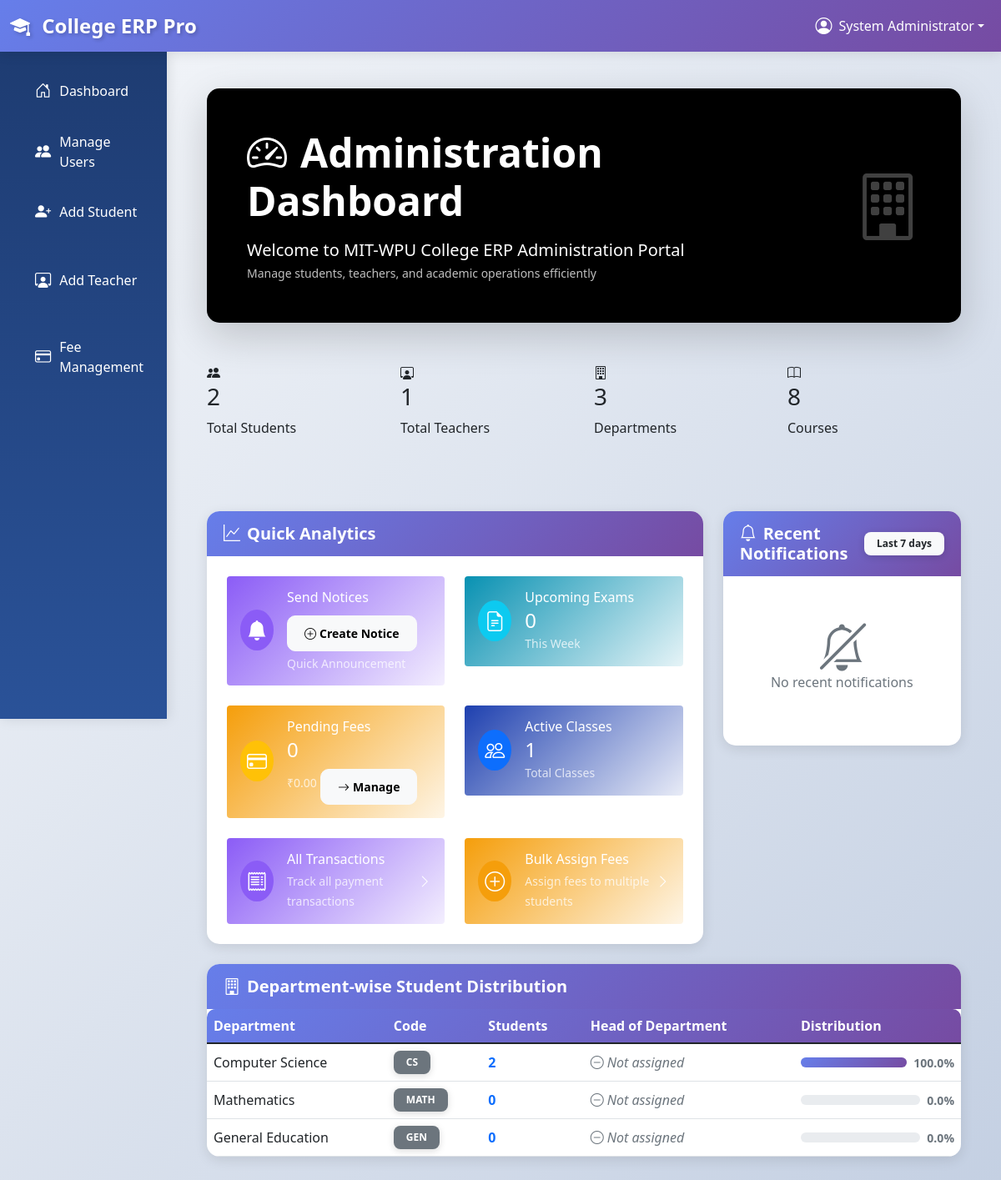
Before: /administration/dashboard/ (signed in) with the older database file.
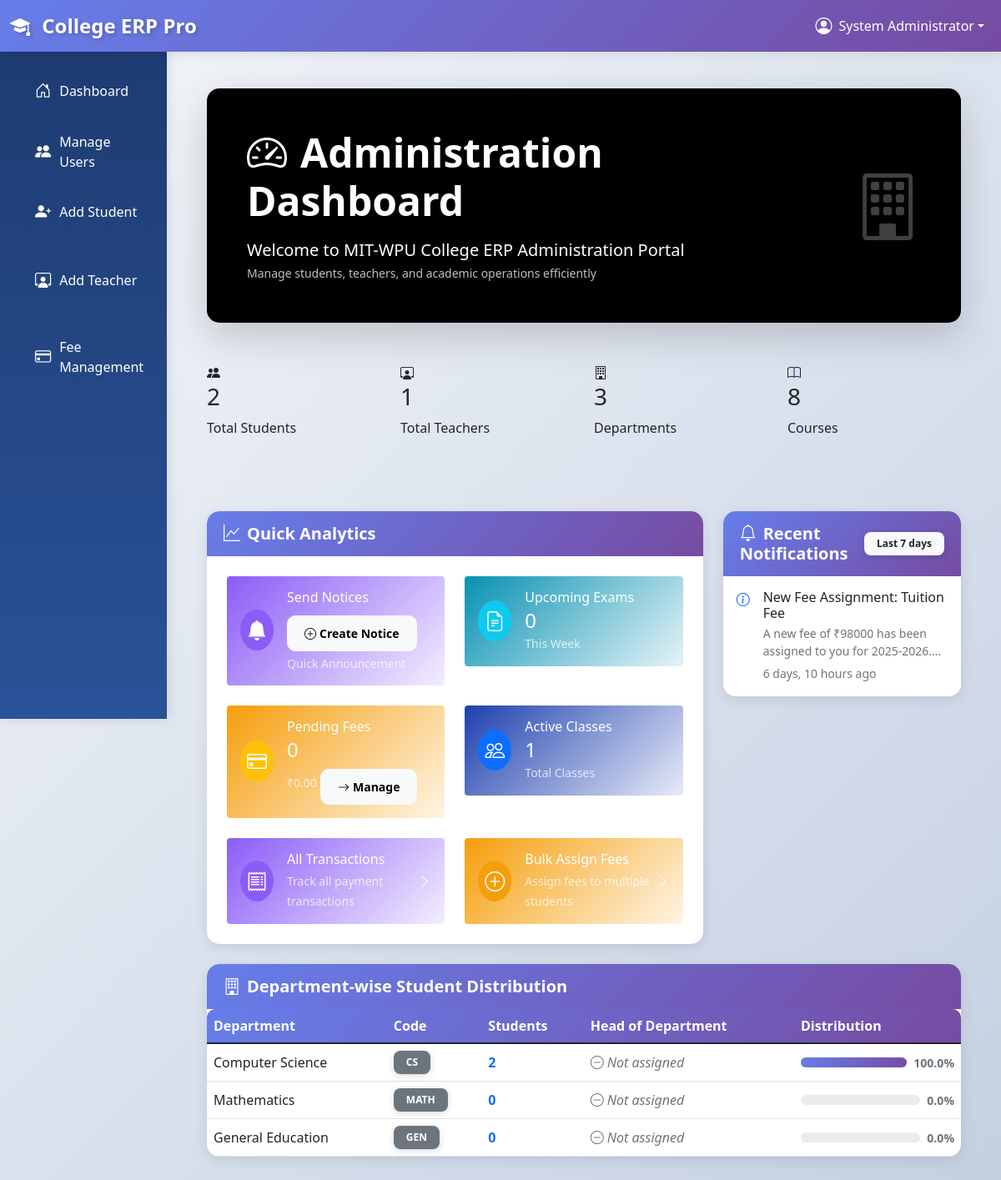
After: the same page with the newer database file.
### academics/models.py (models this page shows, shortened)
class Department(models.Model):
    name = models.CharField(max_length=100)
    code = models.CharField(max_length=10, unique=True)
    head = models.ForeignKey(
        settings.AUTH_USER_MODEL,
        on_delete=models.SET_NULL,
        null=True,
        blank=True,
        related_name='headed_departments'
    )
    description = models.TextField(blank=True)
    created_at = models.DateTimeField(auto_now_add=True)

### students/models.py (models this page shows, shortened)
class Notification(models.Model):
    NOTIFICATION_TYPES = [
        ('general', 'General'),
        ('academic', 'Academic'),
        ('exam', 'Exam'),
        ('fee', 'Fee'),
        ('event', 'Event'),
        ('announcement', 'Announcement'),
        ('alert', 'Alert'),
    ]
    title = models.CharField(max_length=200)
    message = models.TextField()
    notification_type = models.CharField(max_length=20, choices=NOTIFICATION_TYPES)
    target_audience = models.CharField(
        max_length=20,
        choices=[
            ('all', 'All'),
            ('all_students', 'All Students'),
            ('all_teachers', 'All Teachers'),
            ('class', 'Specific Class'),
            ('department', 'Specific Department'),
            ('individual_student', 'Individual Student'),
            ('individual_teacher', 'Individual Teacher'),
        ],
        default='all'
    )
    target_class = models.ForeignKey(
        Class,
        on_delete=models.CASCADE,
        null=True,
        blank=True
    )
    target_department = models.ForeignKey(
        Department,
        on_delete=models.CASCADE,
        null=True,
        blank=True
    )
    target_student = models.ForeignKey(
        Student,
        on_delete=models.CASCADE,
        null=True,
        blank=True,
        related_name='notifications'
    )
    target_teacher = models.ForeignKey(
        'teachers.Teacher',
        on_delete=models.CASCADE,
        null=True,
        blank=True,
        related_name='notifications'
    )
    is_urgent = models.BooleanField(default=False)
    send_email = models.BooleanField(default=False)
    created_by = models.ForeignKey(
        settings.AUTH_USER_MODEL,
        on_delete=models.CASCADE,
        related_name='created_notifications'
    )
    created_at = models.DateTimeField(auto_now_add=True)
    expires_at = models.DateTimeField(null=True, blank=True)
    class Meta:
        ordering = ['-created_at']

### administration/views.py (the view)
# urls.py: path('dashboard/', views.dashboard_redirect, name='dashboard'),
@login_required
@user_passes_test(is_admin_user)
def dashboard(request):
    context = {}
    context['total_students'] = Student.objects.filter(is_active=True).count()
    context['total_teachers'] = Teacher.objects.filter(is_active=True).count()
    context['total_departments'] = Department.objects.count()
    context['total_courses'] = Course.objects.count()
    context['total_classes'] = Class.objects.count()
    one_week_ago = timezone.now().date() - timedelta(days=7)
    weekly_attendance = Attendance.objects.filter(
        date__gte=one_week_ago,
        date__lte=timezone.now().date()
    ).aggregate(
        avg_attendance=Avg('is_present')
    )
    attendance_percentage = 0
    if weekly_attendance['avg_attendance']:
        attendance_percentage = round(weekly_attendance['avg_attendance'] * 100, 1)
    context['attendance_percentage'] = attendance_percentage
    next_week = timezone.now() + timedelta(days=7)
    context['upcoming_exams'] = Exam.objects.filter(
        date__gte=timezone.now(),
        date__lte=next_week
    ).count()
    pending_fees = Fee.objects.filter(
        payment_status__in=['pending', 'partial', 'overdue']
    ).aggregate(
        count=Count('id'),
        total_amount=Sum('amount')
    )
    context['pending_fees_count'] = pending_fees['count'] or 0
    context['pending_fees_amount'] = pending_fees['total_amount'] or Decimal('0.00')
    context['recent_notifications'] = Notification.objects.filter(
        created_at__gte=timezone.now() - timedelta(days=7)
    ).order_by('-created_at')[:5]
    department_stats = []
    total_students_count = context['total_students']
    for dept in Department.objects.all():
        dept_student_count = Student.objects.filter(
            department=dept,
            is_active=True
        ).count()
        percentage = 0
        if total_students_count > 0:
            percentage = round((dept_student_count / total_students_count) * 100, 1)
        department_stats.append({
            'dept': dept,
            'student_count': dept_student_count,
            'percentage': percentage
        })
    context['department_stats'] = department_stats
    context['all_students'] = Student.objects.filter(is_active=True).select_related('user', 'department').order_by('user__first_name')
    context['all_teachers'] = Teacher.objects.filter(is_active=True).select_related('user', 'department').order_by('user__first_name')
    return render(request, 'administration/dashboard.html', context)

### accounts/models.py (called while the page is built)
    @property
    def is_student(self):
        return self.user_type == 'student'

    @property
    def is_teacher(self):
        return self.user_type == 'teacher'

    @property
    def is_admin(self):
        return self.user_type == 'admin'

### administration/views.py (called while the page is built)
def is_admin_user(user):
    return user.is_authenticated and (user.is_staff or user.is_superuser or user.is_admin)

### college_erp/context_processors.py (called while the page is built)
def global_context(request):
    context = {
        'all_departments': Department.objects.all().order_by('name'),
    }
    return context

### templates/administration/dashboard.html (shortened to what the changed rows need)
{% extends 'base.html' %}
{% load static %}
{% block content %}
<div class="container-fluid py-4 fade-in">
    <div class="row mb-5">
        <div class="col-12">
            <div class="card text-white border-0 shadow-lg" style="background-color: #000 !important;">
                <div class="card-body p-5">
                    <div class="row align-items-center">
                        <div class="col-md-8">
                            <h1 class="display-5 fw-bold mb-3">
                                <i class="bi bi-speedometer2 me-3"></i>Administration Dashboard
                            </h1>
                        </div>
                    </div>
                </div>
            </div>
        </div>
    </div>
    <div class="row">
        <div class="col-lg-4 mb-4">
            <div class="card border-0 shadow-custom">
                <div class="card-body p-0">
                    {% if recent_notifications %}
                        <div class="list-group list-group-flush">
                            {% for notification in recent_notifications %}
                                <div class="list-group-item border-0 py-3">
                                    <div class="d-flex align-items-start">
                                        <div class="flex-shrink-0 me-3">
                                            {% if notification.is_urgent %}
                                                <i class="bi bi-exclamation-triangle-fill text-danger"></i>
                                            {% else %}
                                                <i class="bi bi-info-circle text-primary"></i>
                                            {% endif %}
                                        </div>
                                        <div class="flex-grow-1">
                                            <h6 class="mb-1 fw-semibold">{{ notification.title }}</h6>
                                            <p class="mb-1 text-muted small">{{ notification.message|truncatechars:60 }}</p>
                                            <small class="text-muted">{{ notification.created_at|timesince }} ago</small>
                                        </div>
                                    </div>
                                </div>
                            {% endfor %}
                        </div>
                    {% else %}
                        <div class="text-center py-5">
                            <i class="bi bi-bell-slash display-4 text-muted mb-3"></i>
                            <p class="text-muted">No recent notifications</p>
                        </div>
                    {% endif %}
                </div>
            </div>
        </div>
    </div>
    <div class="row mb-5">
        <div class="col-12">
            <div class="card border-0 shadow-custom">
                <div class="card-body p-0">
                    <div class="table-responsive">
                        <table class="table table-hover mb-0">
                            <thead>
                                <tr>
                                    <th class="fw-bold">Department</th>
                                    <th class="fw-bold">Code</th>
                                    <th class="fw-bold">Students</th>
                                    <th class="fw-bold">Head of Department</th>
                                    <th class="fw-bold">Distribution</th>
                                </tr>
                            </thead>
                            <tbody>
                                {% for dept_info in department_stats %}
                                    <tr class="align-middle">
                                        <td class="fw-semibold">{{ dept_info.dept.name }}</td>
                                        <td><span class="badge bg-secondary">{{ dept_info.dept.code }}</span></td>
                                        <td>
                                            <span class="fw-bold text-primary">{{ dept_info.student_count }}</span>
                                        </td>
                                        <td>
                                            {% if dept_info.dept.head %}
                                                <div class="d-flex align-items-center">
                                                    <i class="bi bi-person-badge text-primary me-2"></i>
                                                    <span class="fw-semibold">{{ dept_info.dept.head.get_full_name }}</span>
                                                </div>
                                            {% else %}
                                                <span class="text-muted fst-italic">
                                                    <i class="bi bi-dash-circle me-1"></i>Not assigned
                                                </span>
                                            {% endif %}
                                        </td>
                                        <td style="width: 200px;">
                                            <div class="d-flex align-items-center">
                                                <div class="progress flex-grow-1 me-2" style="height: 12px;">
                                                    <div class="progress-bar bg-gradient-primary" role="progressbar" style="width: {{ dept_info.percentage|add:0 }}%;" aria-valuenow="{{ dept_info.percentage }}" aria-valuemin="0" aria-valuemax="100"></div>
                                                </div>
                                                <small class="text-muted fw-bold">{{ dept_info.percentage }}%</small>
                                            </div>
                                        </td>
                                    </tr>
                                {% endfor %}
                            </tbody>
                        </table>
                    </div>
                </div>
            </div>
        </div>
    </div>
</div>
{% endblock %}

Changed rows visible on the page:
added Notification: is_urgent False (drawn), title "New Fee Assignment: Tuition Fee", message "A new fee of ₹98000 has been assigned to you for 2025-2026.…", created_at "6 days, 10 hours"
Other visible differences:
text no longer shown: "No recent notifications"
